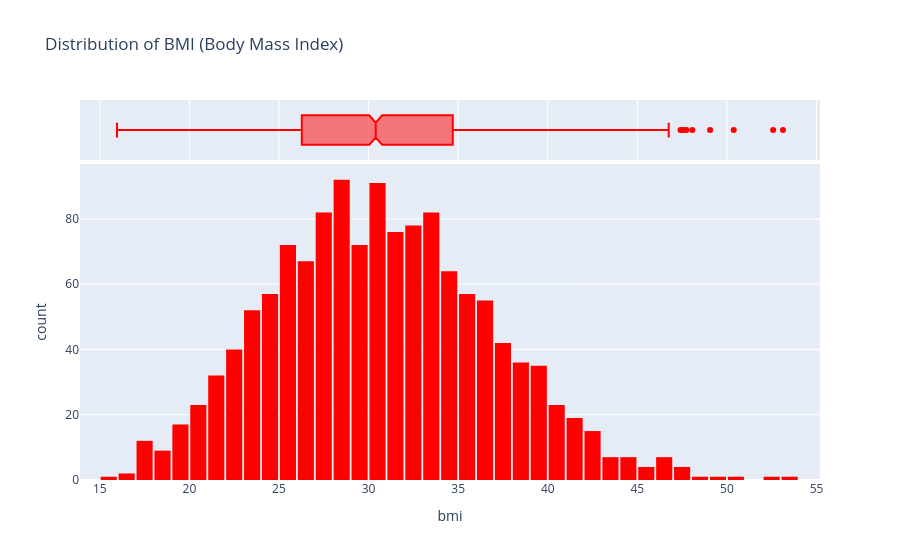

Here is the notebook cell this chart was saved with:
### Markdown cell above
### Body Mass Index

Let's look at the distribution of BMI (Body Mass Index) of customers, using a histogram and box plot.

### Code cell
fig = px.histogram(medical_df, 
                   x='bmi', 
                   marginal='box', 
                   color_discrete_sequence=['red'], 
                   title='Distribution of BMI (Body Mass Index)')
fig.update_layout(bargap=0.1)
fig.show()

### Figure 1 — Plotly figure (JSON) as saved in the notebook; plotly's stock layout.template omitted (floating-point values rounded to 4 significant figures; data arrays with more than 128 entries replaced by an {"elided": "..."} marker saying what was removed)
{"data": [{"bingroup": "x", "hovertemplate": "bmi=%{x}<br>count=%{y}<extra></extra>", "legendgroup": "", "marker": {"color": "red", "pattern": {"shape": ""}}, "name": "", "orientation": "v", "showlegend": false, "type": "histogram", "x": {"elided": "1337 float values"}, "xaxis": "x", "yaxis": "y"}, {"hovertemplate": "bmi=%{x}<extra></extra>", "legendgroup": "", "marker": {"color": "red"}, "name": "", "notched": true, "showlegend": false, "type": "box", "x": {"elided": "1337 float values"}, "xaxis": "x2", "yaxis": "y2"}], "layout": {"bargap": 0.1, "barmode": "relative", "legend": {"tracegroupgap": 0}, "title": {"text": "Distribution of BMI (Body Mass Index)"}, "xaxis": {"anchor": "y", "domain": [0, 1], "title": {"text": "bmi"}}, "xaxis2": {"anchor": "y2", "domain": [0, 1], "matches": "x", "showgrid": true, "showticklabels": false}, "yaxis": {"anchor": "x", "domain": [0, 0.8316], "title": {"text": "count"}}, "yaxis2": {"anchor": "x2", "domain": [0.8416, 1], "matches": "y2", "showgrid": false, "showline": false, "showticklabels": false, "ticks": ""}}}
